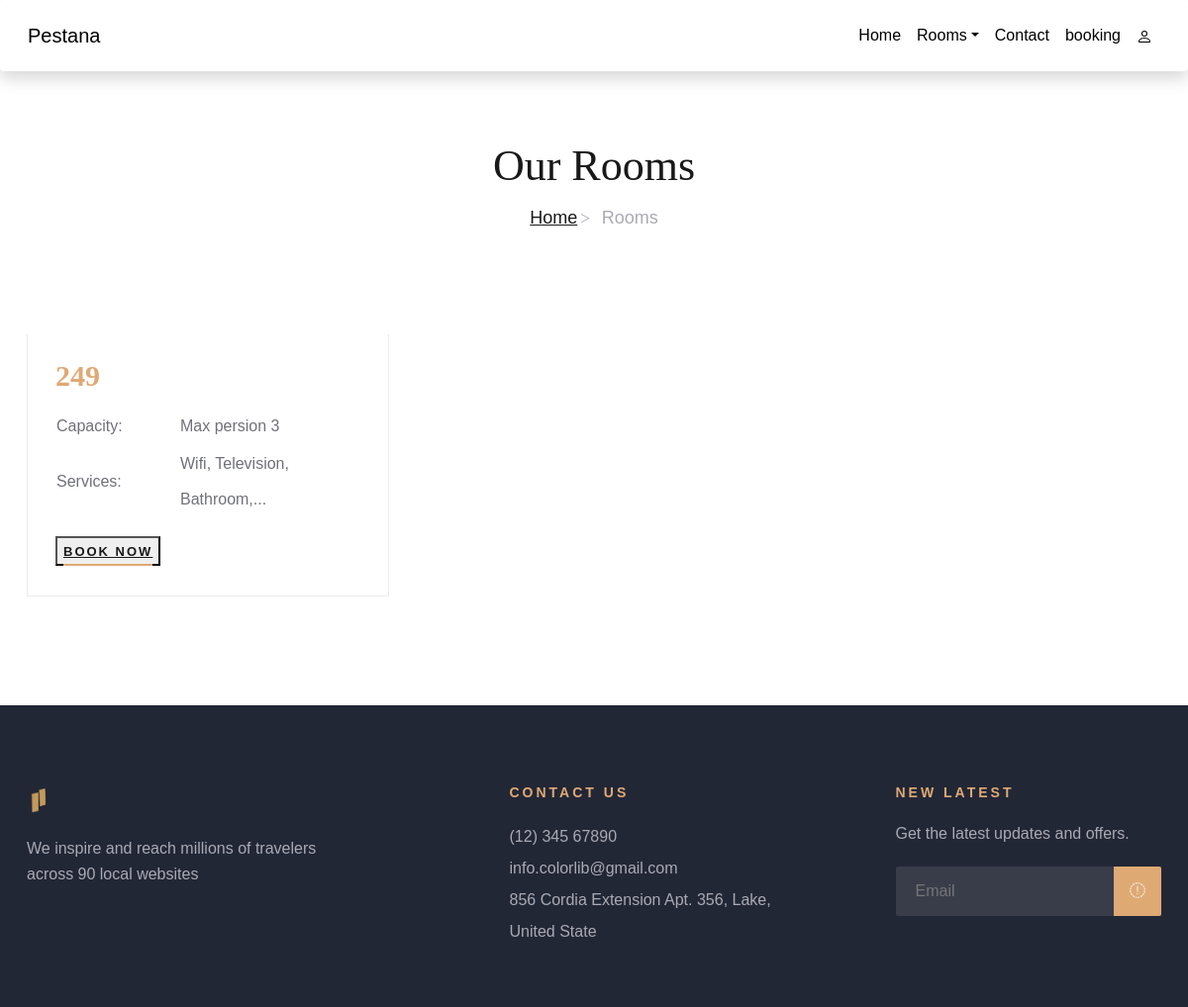
The app's page /Site/HH/roomsuite, older data.
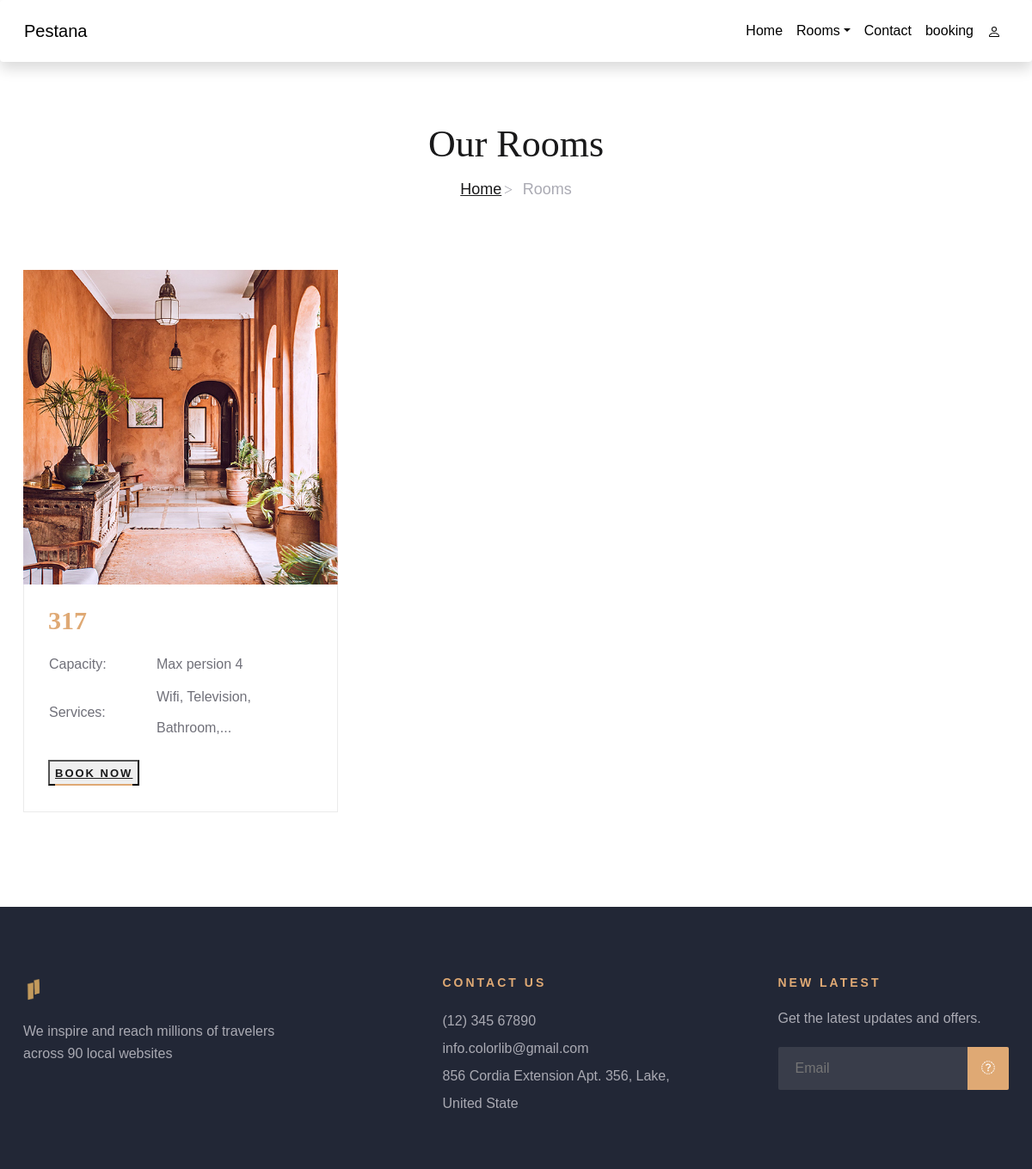
The same page, newer data.
### tables this page shows
CREATE TABLE `room` (
  `ChambreId` int(11) NOT NULL,
  `nombrepers` int(30) NOT NULL,
  `prix` float NOT NULL,
  `imageroom` varchar(20) NOT NULL,
  `typechambre` varchar(30) NOT NULL,
  `typedetype` varchar(20) NOT NULL
);

### Site/HH/controllers/HomeController.php (called while the page is built)
<?php
class HomeController{
    public function index($page){
        include('views/'.$page.'.php');
    }
}
?>

### Site/HH/autoload.php (called while the page is built, shortened)
<?php
function autoload($class_name){
    $array_paths = array(
        'database/',
        'app/classes/',
        'models/',
        'controllers/'
      );
    foreach($array_paths as $path){
        $file = sprintf($path.'%s.php',$class_name);
    }
}
?>

### Site/HH/database/DB.php (called while the page is built)
<?php
class DB{
    static public function connect(){
        $db=new PDO("mysql:host=localhost;dbname=rhotel","root","");
        $db->exec("set names utf8");
        $db->setAttribute(PDO::ATTR_ERRMODE,PDO::ERRMODE_WARNING);
        return $db;
    }
}
?>

### Site/HH/models/Room.php (called while the page is built, shortened)
<?php
class Room {
	static public function getAllsuite(){
		$stmt = DB::connect()->prepare('SELECT * FROM room where typechambre="suite" ');
		$stmt->execute();
		return $stmt->fetchAll();
	}
}

### Site/HH/controllers/RoomController.php (called while the page is built, shortened)
<?php
class RoomController{
	public function getAllroomsuite(){
		$room = Room::getAllsuite();
		return $room;
	}
	}
?>

### Site/HH/views/roomsuite.php (the view, shortened to what this page needs)
<?php
$data = new RoomController();
$rooms = $data->getAllroomsuite();
?>
 <div class="breadcrumb-section">
        <div class="container">
            <div class="row">
                <div class="col-lg-12">
                    <div class="breadcrumb-text">
                        <h2>Our Rooms</h2>
                        <div class="bt-option">
                            <a href="home">Home</a>
                            <span>Rooms</span>
                        </div>
                    </div>
                </div>
            </div>
        </div>
    </div>
 <section class="rooms-section spad">
        <div class="container">
            <div class="row">
            <?php foreach($rooms as $room):?>
                <div class="col-lg-4 col-md-6">
                    <div class="room-item">
                    <img src="./views/upload/<?php echo $room['imageroom'];?>" alt="">
                        <div class="ri-text">
                            <h3><?php echo $room['prix'];?></h3>
                            <table>
                                <tbody>
                                    <tr>
                                        <td class="r-o">Capacity:</td>
                                        <td>Max persion <?php echo $room['nombrepers'];?></td>
                                    </tr>
                                    <tr>
                                        <td class="r-o">Services:</td>
                                        <td>Wifi, Television, Bathroom,...</td>
                                    </tr>
                                </tbody>
                            </table>
                            <form method="POST" class="me-1" action="booking">
                        <button> <a class="primary-btn">BOOK NOW</a></button>
                    </form>
                        </div>
                    </div>
                </div>
            <?php endforeach; ?>
            </div>
        </div>
    </section>

Row changes from the older to the newer data that the page shows:
removed room: prix "249", nombrepers "3"
added room: imageroom (picture), prix "317", nombrepers "4"
